Frame 1 (no input): blank canvas, image omitted
Frame 60 (the mouse pressed at the canvas centre just before this capture): blank canvas, image omitted
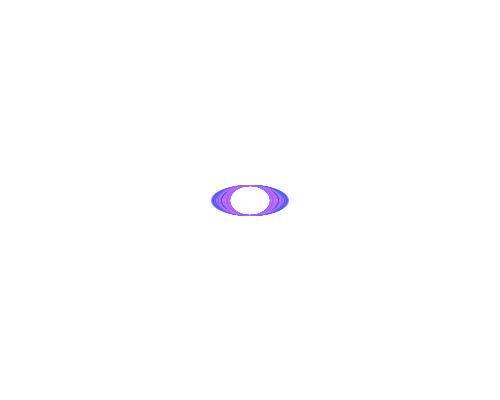
Frame 120 (the mouse held since frame 60 and released just before this capture)

The Processing sketch whose frames 1 and 60 were blank and that drew this single picture after the mouse press (run headless with seeded random() and noise(); from frame 60 on, the mouse is pressed at the canvas centre):

// Processing sketch: processing_143947
// ── processing_143947.pde



void setup() {  //setup function called initially, only once
  size(500, 400);
  background(255);  //set background white
 
}
void draw() {  //draw function loops 
  
  
  
  if(mousePressed == true) { //add some interaction
    noFill();
    stroke(random(255), 100,255);
    ellipse(mouseX, mouseY, random(40,80), 30);
    }
    
    if (keyPressed && (key == CODED)){
        if (keyCode == LEFT)  {
        
        rectMode(CENTER);
        rect(mouseX, mouseY, random(40,80), 30);
        }
      
  }
}
